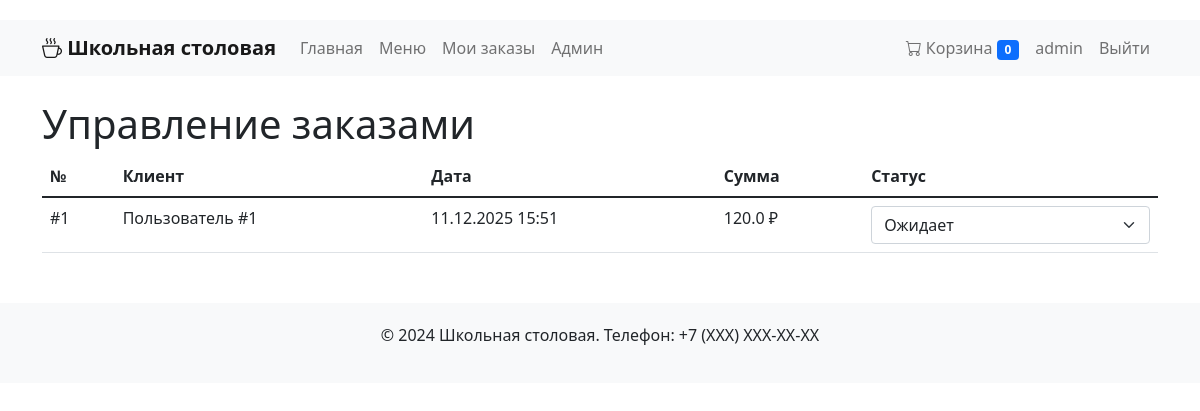
Page /admin/orders (signed in) on the committed database.
### app.py (models this page shows)
class Order(db.Model):
    id = db.Column(db.Integer, primary_key=True)
    user_id = db.Column(db.Integer, db.ForeignKey('user.id'))
    user = db.relationship('User', backref=db.backref('orders', lazy=True))
    items = db.Column(db.Text)
    total_price = db.Column(db.Float, nullable=False)
    status = db.Column(db.String(20), default='pending')
    order_date = db.Column(db.DateTime, default=datetime.utcnow)

### app.py (the view)
@app.route('/admin/orders')
def admin_orders():
    if 'user_id' not in session or session.get('role') != 'admin':
        flash('Доступ запрещен', 'error')
        return redirect(url_for('index'))
    orders = Order.query.order_by(Order.order_date.desc()).all()
    for order in orders:
        order.items_list = json.loads(order.items)
    return render_template('admin/orders.html', orders=orders)

### templates/admin/orders.html (shortened to what this page needs)
{% extends "base.html" %}
{% block content %}
<h1>Управление заказами</h1>
<table class="table">
    <thead>
        <tr>
            <th>№</th>
            <th>Клиент</th>
            <th>Дата</th>
            <th>Сумма</th>
            <th>Статус</th>
        </tr>
    </thead>
    <tbody>
        {% for order in orders %}
        <tr>
            <td>#{{ order.id }}</td>
            <td>Пользователь #{{ order.user_id }}</td>
            <td>{{ order.order_date.strftime('%d.%m.%Y %H:%M') }}</td>
            <td>{{ order.total_price }} ₽</td>
            <td>
                <select class="form-select status-select" data-order-id="{{ order.id }}">
                    <option value="pending" {% if order.status == 'pending' %}selected{% endif %}>Ожидает</option>
                </select>
            </td>
        </tr>
        {% endfor %}
    </tbody>
</table>
{% endblock %}

### templates/base.html (style rules this page uses)
body { padding-top: 20px; }

### rows in the picture
Order: id "1", user_id "1", order_date "11.12.2025 15:51", total_price "120.0", status+id "Ожидает"

### other values in the picture
{{ session.username }} "admin"
